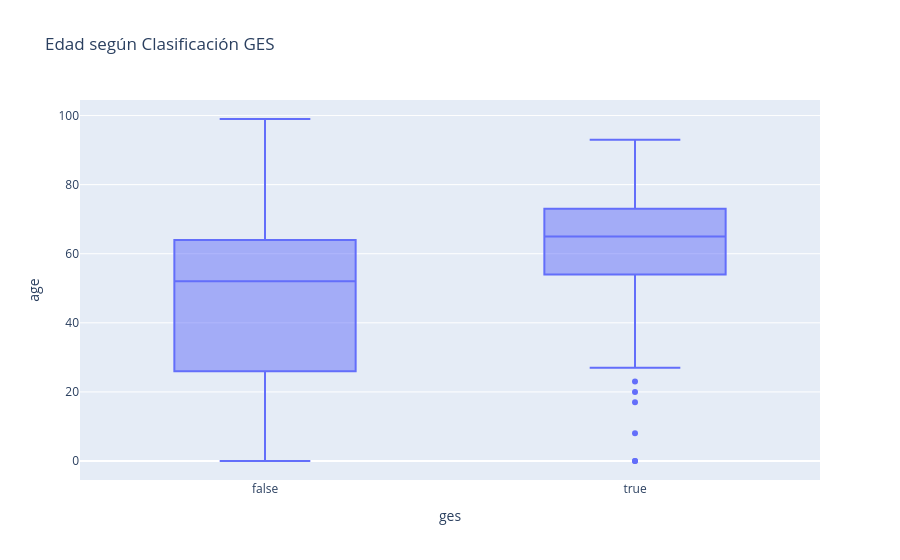

The notebook cell saved with this chart:
### Markdown cell above
# 5. Edad según Clasificación GES

Se analizará si existen diferencias en la distribución de edades entre pacientes clasificados como GES y No GES.

### Code cell
fig = px.box(
    df,
    x="ges",
    y="age",
    title="Edad según Clasificación GES"
)

fig.show()

### Figure 1 — Plotly figure (JSON) as saved in the notebook; plotly's stock layout.template omitted (floating-point values rounded to 4 significant figures; data arrays with more than 128 entries replaced by an {"elided": "..."} marker saying what was removed)
{"data": [{"alignmentgroup": "True", "hovertemplate": "ges=%{x}<br>age=%{y}<extra></extra>", "legendgroup": "", "marker": {"color": "#636efa"}, "name": "", "notched": false, "offsetgroup": "", "orientation": "v", "showlegend": false, "type": "box", "x": {"elided": "941 bool values"}, "x0": " ", "xaxis": "x", "y": {"elided": "941 int values"}, "y0": " ", "yaxis": "y"}], "layout": {"boxmode": "group", "legend": {"tracegroupgap": 0}, "title": {"text": "Edad según Clasificación GES"}, "xaxis": {"anchor": "y", "domain": [0, 1], "title": {"text": "ges"}}, "yaxis": {"anchor": "x", "domain": [0, 1], "title": {"text": "age"}}}}
